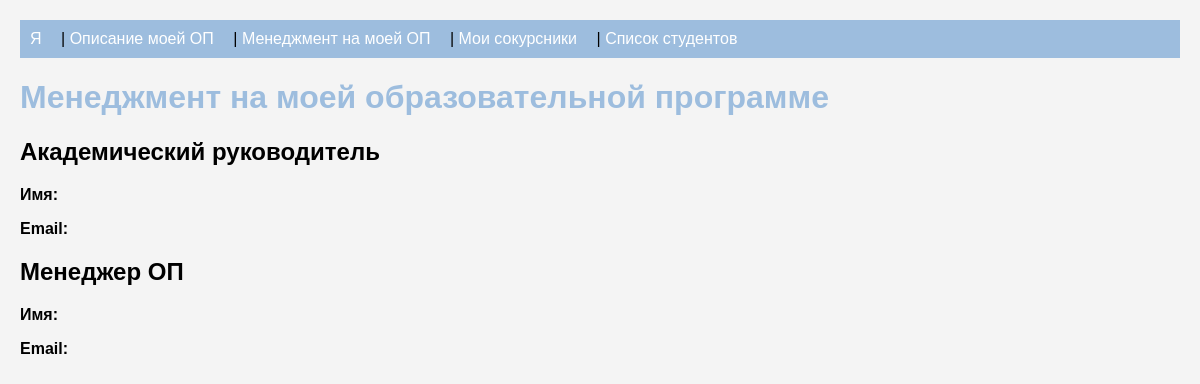
The app's page /hse/management/, older data.
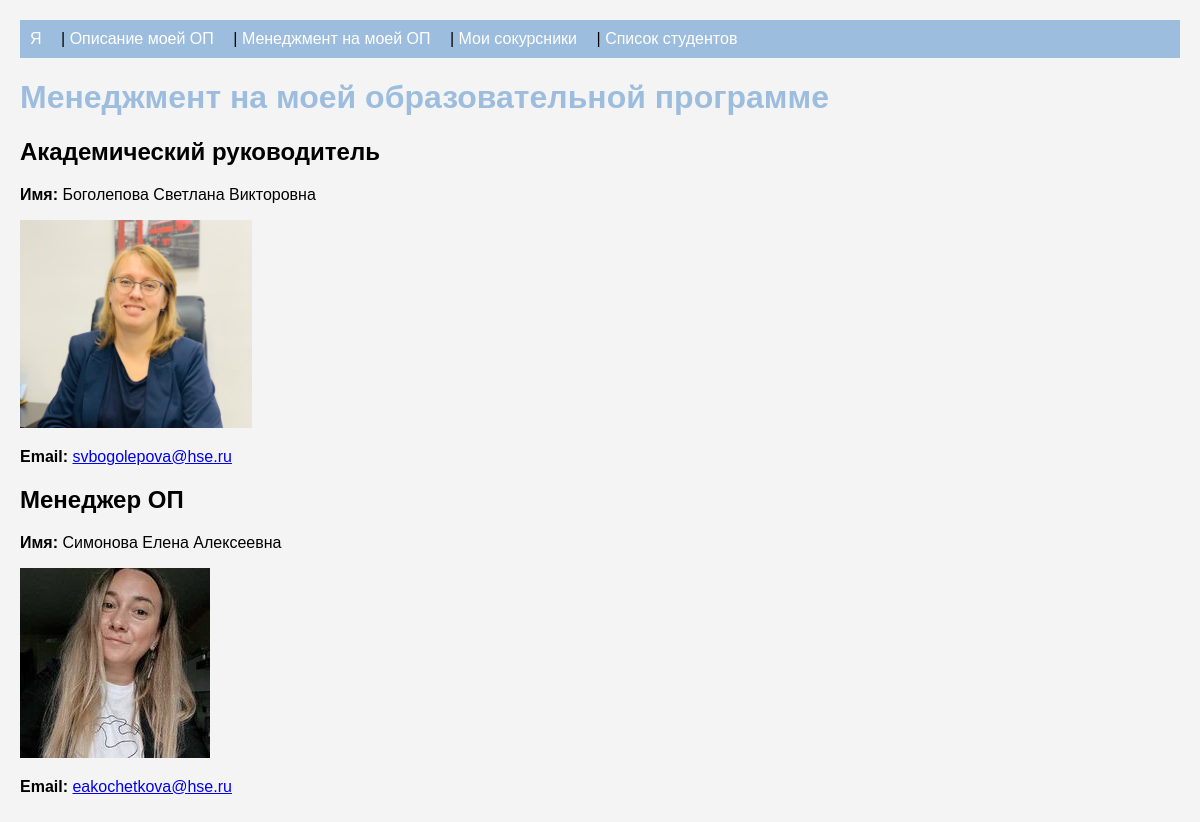
The same page, newer data.
### hse_site/models.py (models this page shows, shortened)
class Management(models.Model):
    academic_director_name = models.CharField(max_length=200, default="Боголепова Светлана Викторовна")
    academic_director_photo = models.ImageField(upload_to='management_photos/', blank=True, null=True)
    academic_director_email = models.EmailField(default="svbogolepova@hse.ru")
    program_manager_name = models.CharField(max_length=200, default="Симонова Елена Алексеевна")
    program_manager_photo = models.ImageField(upload_to='management_photos/', blank=True, null=True)
    program_manager_email = models.EmailField(default="eakochetkova@hse.ru")
    created_at = models.DateTimeField(auto_now_add=True)

### hse_site/views.py (the view)
# urls.py: path('management/', views.management, name='management'),
def management(request):
    management = Management.objects.first()
    return render(request, 'hse_site/management.html', {'management': management})

### hse_site/templates/hse_site/management.html
{% extends 'hse_site/base.html' %}
{% block content %}
<h1>Менеджмент на моей образовательной программе</h1>
<h2>Академический руководитель</h2>
<p><strong>Имя:</strong> {{ management.academic_director_name }}</p>
{% if management.academic_director_photo %}
<p><img src="{{ management.academic_director_photo.url }}" alt="Фото академического руководителя"></p>
{% endif %}
<p><strong>Email:</strong> <a href="mailto:{{ management.academic_director_email }}">{{ management.academic_director_email }}</a></p>
<h2>Менеджер ОП</h2>
<p><strong>Имя:</strong> {{ management.program_manager_name }}</p>
{% if management.program_manager_photo %}
<p><img src="{{ management.program_manager_photo.url }}" alt="Фото менеджера ОП"></p>
{% endif %}
<p><strong>Email:</strong> <a href="mailto:{{ management.program_manager_email }}">{{ management.program_manager_email }}</a></p>
{% endblock %}

Row changes from the older to the newer data that the page shows:
added Management: academic_director_name "Боголепова Светлана Викторовна", academic_director_photo (picture), academic_director_email "svbogolepova@hse.ru", program_manager_name "Симонова Елена Алексеевна", program_manager_photo (picture), program_manager_email "eakochetkova@hse.ru"
